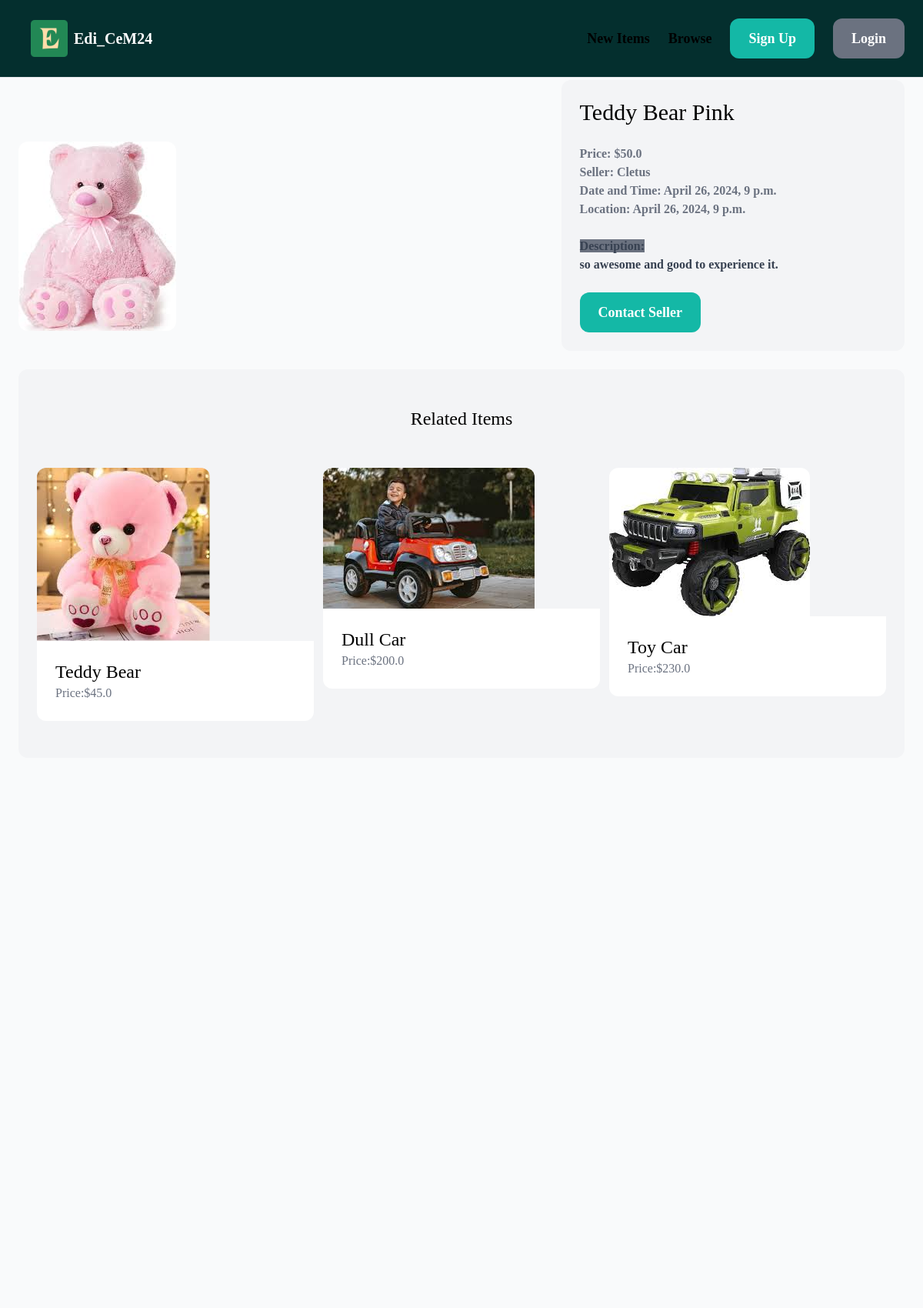
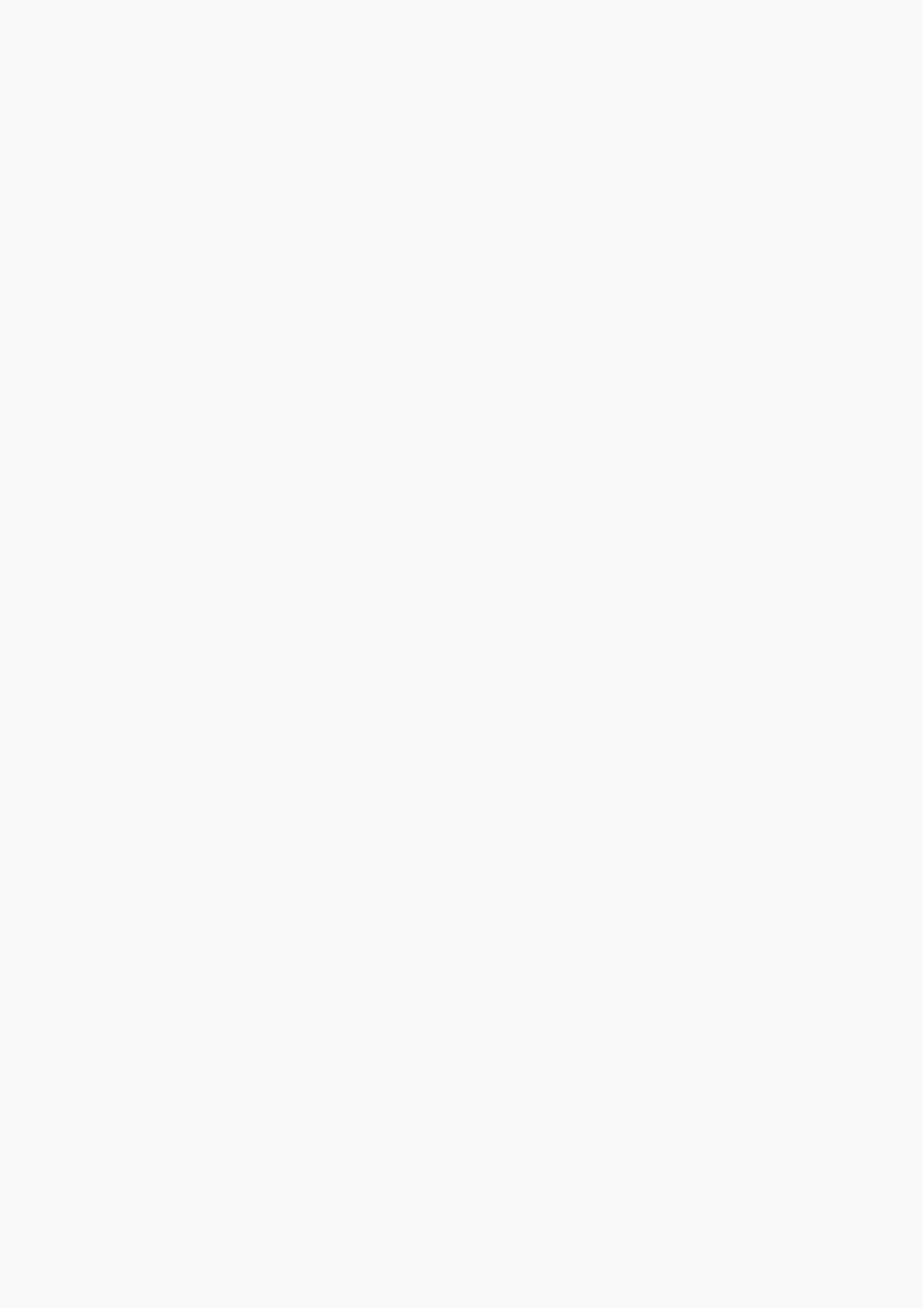
The page /item/6/ (upper part) on the database its author committed (2 pictures, top to bottom).
### item/models.py (models this page shows, shortened)
class Item(models.Model):
    category = models.ForeignKey(Category, related_name='item', on_delete=models.CASCADE)
    name =  models.CharField(max_length=255)
    description = models.TextField(blank=True, null=True)
    price = models.FloatField()
    image = models.ImageField(upload_to='store', blank=True, null=True)
    is_sold = models.BooleanField(default=False)
    created_by = models.ForeignKey(User, related_name='item', on_delete=models.CASCADE)
    created_at = models.DateTimeField(auto_now_add=True)

### item/views.py (the view)
# urls.py: path('<int:pk>/', views.detail, name='detail'),
def detail(request, pk):
    item = get_object_or_404(Item, pk=pk)
    related_items = Item.objects.filter(category=item.category, is_sold=False).exclude(pk=pk)[0:3]
    return render(request, 'item/detail.html', {
        'item': item,
        'related_items': related_items,
    })

### item/templates/item/detail.html (shortened to what this page needs)
{% extends 'base.html' %}
{% load static %}
{% block content %}
     <div class="grid grid-cols-5 gap-6 mt-20">
         <div class="col-span-3 mt-20">
             <img src="{{ item.image.url}}" alt="images" class="rounded-xl"/>
         </div>
         <div class="col-span-2 p-6 bg-gray-100 rounded-xl">
            <h1 class="mb-6 text-3xl">{{ item.name }}</h1>
            <p class="text-gray-500"><strong>Price: ${{ item.price }}</strong></p>
            <p class="text-gray-500"><strong>Seller: {{ item.created_by.username }}</strong></p>
            <p class="text-gray-500"><strong>Date and Time: {{ item.created_at }}</strong></p>
            <p class="text-gray-500"><strong>Location: {{ item.created_at }}</strong></p>
             <br>
             {% if item.description  %}
                <p class="text-gray-700">
                    <strong class="bg-gray-500">Description:</strong><br><strong class="gap-16">{{ item.description }}</strong>
                </p>
            {% endif %}
            {% if request.user == item.created_by %}
               <div class="mt-6 gap-3 p-6 bg-white rounded-xl">
                  <p>This is your item!</p>
                  <a href="{% url 'item:edit' item.id %}" class="inline-block mt-6 px-6 py-3 text-2xl font-semibold bg-teal-700 hover:bg-teal-900 text-white rounded-xl">Edit</a>
                  <a href="{% url 'item:delete' item.id %}" class="inline-block mt-6 ml-4 px-6 py-3 text-2xl font-semibold bg-red-700 hover:bg-red-900 text-white rounded-xl">Delete</a>
               </div>
               {% else %}
                  <a href="{% url 'conversation:new' item.id %}" class="inline-block mt-6 px-6 py-3 text-lg font-semibold bg-teal-500 text-white rounded-xl hover:bg-teal-700">Contact Seller</a>
            {% endif %}
        </div>
     </div>
     <div class="mt-6 px-6 py-12 bg-gray-100 rounded-xl">
        <h2 class="mb-12 text-2xl text-center">Related Items</h2>
        <div class="grid grid-cols-3 gap-3">
            {% for item in related_items %}
                 <div class="g">
                    <a href="{% url 'item:detail' item.id %}">
                        <div class="c">
                            <img src="{{ item.image.url }}" alt="images" class="rounded-t-xl">
                        </div>
                        <div class="p-6 bg-white rounded-b-xl">
                            <h2 class="text-2xl">{{ item.name }}</h2>
                            <p class="text-gray-500">Price:${{ item.price }}</p>
                        </div>
                    </a>
                </div>
            {% endfor %}
        </div>
     </div>
{% endblock content %}

### rows shown on the page
Item: image (picture), name "Teddy Bear Pink", price "50.0", created_by.username "Cletus", created_at "April 26, 2024, 9 p.m.", description "so awesome and good to experience it."
Item: image (picture), name "Teddy Bear", price "45.0"
Item: image (picture), name "Dull Car", price "200.0"
Item: image (picture), name "Toy Car", price "230.0"
